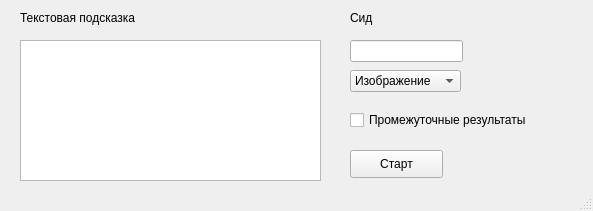
<?xml version="1.0" encoding="UTF-8"?>
<ui version="4.0">
 <class>MainWindow</class>
 <widget class="QMainWindow" name="MainWindow">
  <property name="geometry">
   <rect>
    <x>0</x>
    <y>0</y>
    <width>593</width>
    <height>211</height>
   </rect>
  </property>
  <property name="windowTitle">
   <string>MainWindow</string>
  </property>
  <widget class="QWidget" name="centralwidget">
   <widget class="QPushButton" name="StartButton">
    <property name="geometry">
     <rect>
      <x>350</x>
      <y>150</y>
      <width>93</width>
      <height>28</height>
     </rect>
    </property>
    <property name="text">
     <string>Старт</string>
    </property>
   </widget>
   <widget class="QLabel" name="label">
    <property name="geometry">
     <rect>
      <x>20</x>
      <y>10</y>
      <width>161</width>
      <height>16</height>
     </rect>
    </property>
    <property name="text">
     <string>Текстовая подсказка</string>
    </property>
   </widget>
   <widget class="QLabel" name="label_2">
    <property name="geometry">
     <rect>
      <x>350</x>
      <y>10</y>
      <width>55</width>
      <height>16</height>
     </rect>
    </property>
    <property name="text">
     <string>Сид</string>
    </property>
   </widget>
   <widget class="QLineEdit" name="LineSeed">
    <property name="geometry">
     <rect>
      <x>350</x>
      <y>40</y>
      <width>113</width>
      <height>22</height>
     </rect>
    </property>
    <property name="maxLength">
     <number>5</number>
    </property>
   </widget>
   <widget class="QComboBox" name="TypeGeneration">
    <property name="geometry">
     <rect>
      <x>350</x>
      <y>70</y>
      <width>111</width>
      <height>22</height>
     </rect>
    </property>
    <item>
     <property name="text">
      <string>Изображение</string>
     </property>
    </item>
    <item>
     <property name="text">
      <string>Анимация</string>
     </property>
    </item>
   </widget>
   <widget class="QCheckBox" name="checkBox">
    <property name="geometry">
     <rect>
      <x>350</x>
      <y>110</y>
      <width>201</width>
      <height>20</height>
     </rect>
    </property>
    <property name="text">
     <string>Промежуточные результаты</string>
    </property>
   </widget>
   <widget class="QPlainTextEdit" name="Line">
    <property name="geometry">
     <rect>
      <x>20</x>
      <y>40</y>
      <width>301</width>
      <height>141</height>
     </rect>
    </property>
   </widget>
  </widget>
  <widget class="QStatusBar" name="statusbar"/>
 </widget>
 <resources/>
 <connections/>
</ui>
